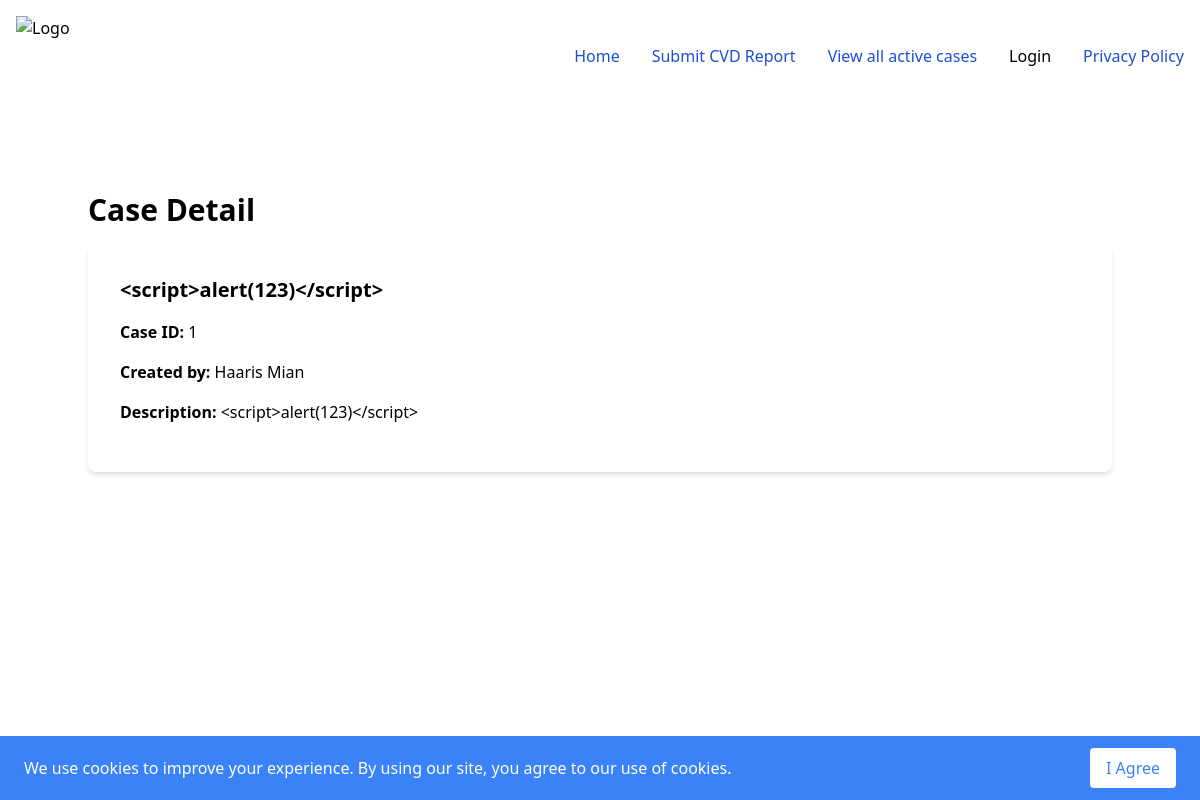
Screenshot of /cases/1/ with the database file from the repository.
### cases_service/models.py (models this page shows, shortened)
class Case(models.Model):
    title = models.CharField(max_length=200)
    description = models.TextField()
    user = models.ForeignKey(User, on_delete=models.PROTECT, null=True)

### cases_service/views.py (the view)
# urls.py: path('<int:pk>/', views.CaseDetailView.as_view(), name='case_detail'),
class CaseDetailView(generic.DetailView):
    model = Case
    template_name = 'cases_service/case_detail.html'
    context_object_name = 'case'
    def get_object(self, queryset=None):
        try:
            return super().get_object(queryset)
        except Http404 as e:
            logger.error("Case not found in CaseDetailView: %s", e)
            raise e
        except Exception as e:
            logger.exception("Error in CaseDetailView: %s", e)
            raise e

### cases_service/templates/cases_service/case_detail.html
{% extends 'base_app/base.html' %} {% block title %}Case Detail{% endblock %}
{%block content %}
<div class="container mx-auto py-8">
  <h1 class="text-3xl font-bold mb-4">Case Detail</h1>
  <div class="bg-white rounded-lg shadow-md p-8">
    <h2 class="text-xl font-bold mb-4">{{ case.title }}</h2>
    <p class="mb-4"><strong>Case ID:</strong> {{ case.id }}</p>
    <p class="mb-4"> <strong>Created by: </strong>{{ case.user.first_name }} {{ case.user.last_name }} </p>
    <p class="mb-4"><strong>Description:</strong> {{ case.description }}</p>
  </div>
</div>
{% endblock %}

### rows the page displays
Case: title "<script>alert(123)</script>", id "1", user.first_name "Haaris", user.last_name "Mian", description "<script>alert(123)</script>"
